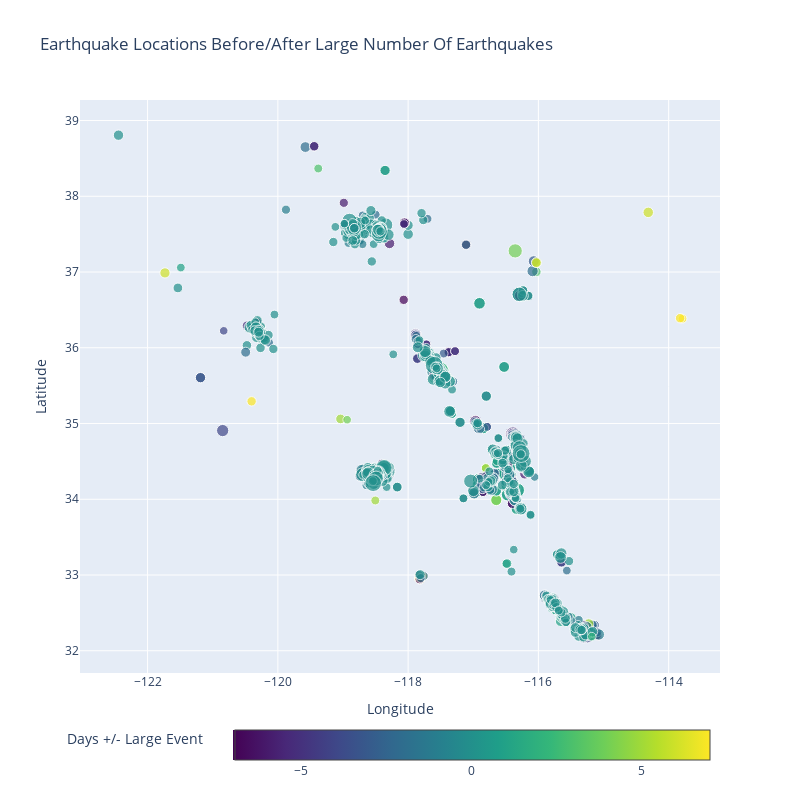

Notebook code for this chart:
### Markdown cell above
Lets look at the location of earthquakes during spikes

### Code cell
# Initialize an empty DataFrame to store the combined filtered data
filtered_data_df = pd.DataFrame()

# For each of the top 10 "mag" values, extract and combine the data points one week before and after
for index, row in usgs_grouped_counts_top10.iterrows():
    current_time = row['time']
    previous_time = current_time - one_week
    next_time = current_time + one_week
    
    filtered_data_before = usgs[(usgs['time'] >= previous_time) & (usgs['time'] < current_time)].copy()
    filtered_data_before['days_until_large_value'] = (current_time - filtered_data_before['time']).dt.days  # Calculate days until the large value
    
    filtered_data_after = usgs[(usgs['time'] <= next_time) & (usgs['time'] >= current_time)].copy()
    filtered_data_after['days_until_large_value'] = (current_time - filtered_data_after['time']).dt.days  # Calculate days until the large value
    
    filtered_data_df = pd.concat([filtered_data_df, filtered_data_before, filtered_data_after])

fig = go.Figure()

fig.add_trace(go.Scatter(
    x=filtered_data_df['longitude'],
    y=filtered_data_df['latitude'],
    mode='markers',
    marker=dict(
        size=filtered_data_df['mag'],
        sizemode='diameter',
        sizeref=0.4,
        color=filtered_data_df['days_until_large_value'],
        colorbar=dict(
            tickfont=dict(
                size=12  # Adjust the font size as needed
            ),
            x=0.5,
            y=-0.2,
            orientation='h',
            len = 1.0,
            title='Days +/- Large Event',
        ),
        showscale=True,
        colorscale = 'Viridis'  
    ),
    text = filtered_data_df['time']
))
fig.update_layout(
    width=800,
    height=800,
)

fig.update_layout(
    title='Earthquake Locations Before/After Large Number Of Earthquakes',
    xaxis=dict(title='Longitude'),
    yaxis=dict(title='Latitude'),    
    dragmode='pan',
)
# Show the interactive plot
fig.show()

### Figure 1 — Plotly figure (JSON) as saved in the notebook; plotly's stock layout.template omitted (floating-point values rounded to 4 significant figures; data arrays with more than 128 entries replaced by an {"elided": "..."} marker saying what was removed)
{"data": [{"marker": {"color": {"elided": "2420 int values"}, "colorbar": {"len": 1, "orientation": "h", "tickfont": {"size": 12}, "title": {"text": "Days +/- Large Event"}, "x": 0.5, "y": -0.2}, "colorscale": [[0, "#440154"], [0.1111, "#482878"], [0.2222, "#3e4989"], [0.3333, "#31688e"], [0.4444, "#26828e"], [0.5556, "#1f9e89"], [0.6667, "#35b779"], [0.7778, "#6ece58"], [0.8889, "#b5de2b"], [1, "#fde725"]], "showscale": true, "size": {"elided": "2420 float values"}, "sizemode": "diameter", "sizeref": 0.4}, "mode": "markers", "text": {"elided": "2420 str values"}, "type": "scatter", "x": {"elided": "2420 float values"}, "y": {"elided": "2420 float values"}}], "layout": {"dragmode": "pan", "height": 800, "title": {"text": "Earthquake Locations Before/After Large Number Of Earthquakes"}, "width": 800, "xaxis": {"title": {"text": "Longitude"}}, "yaxis": {"title": {"text": "Latitude"}}}}
